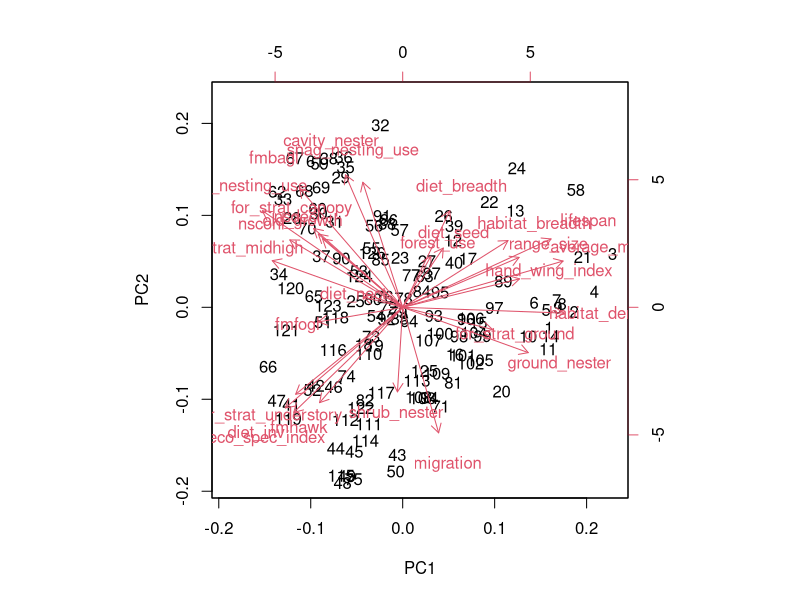
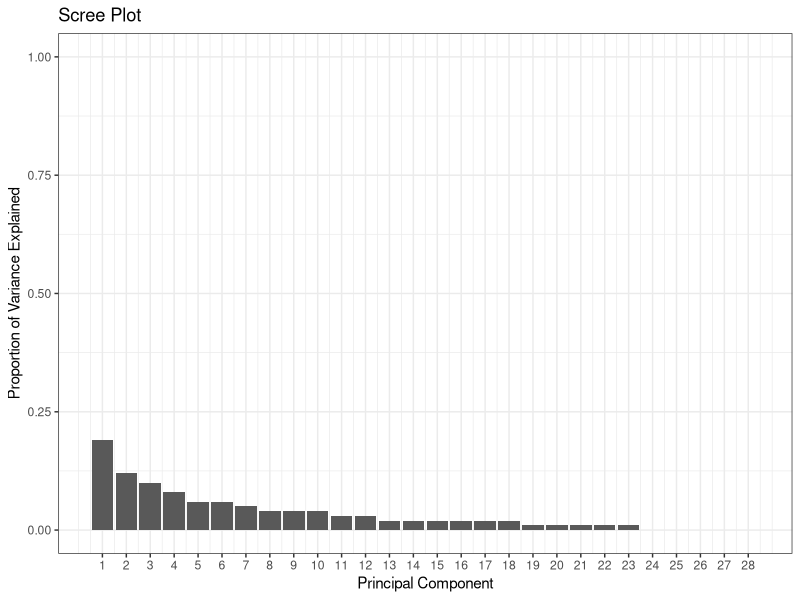
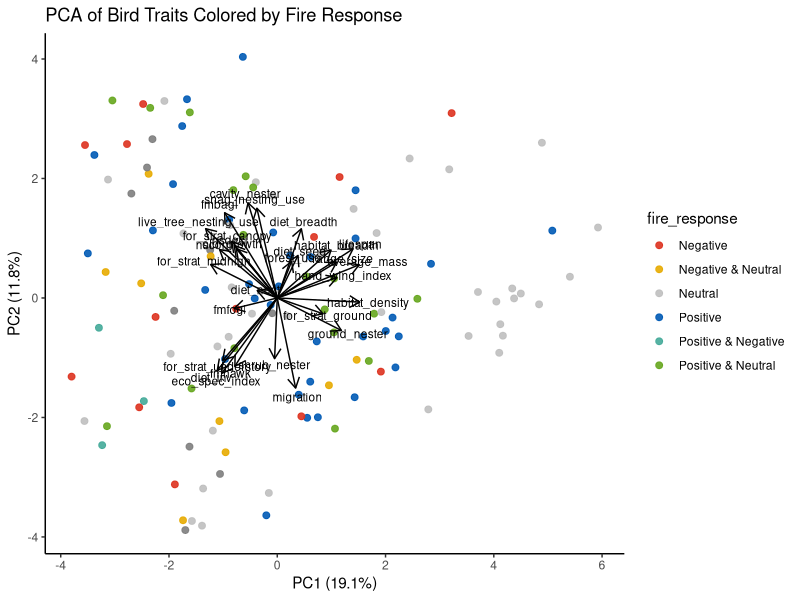
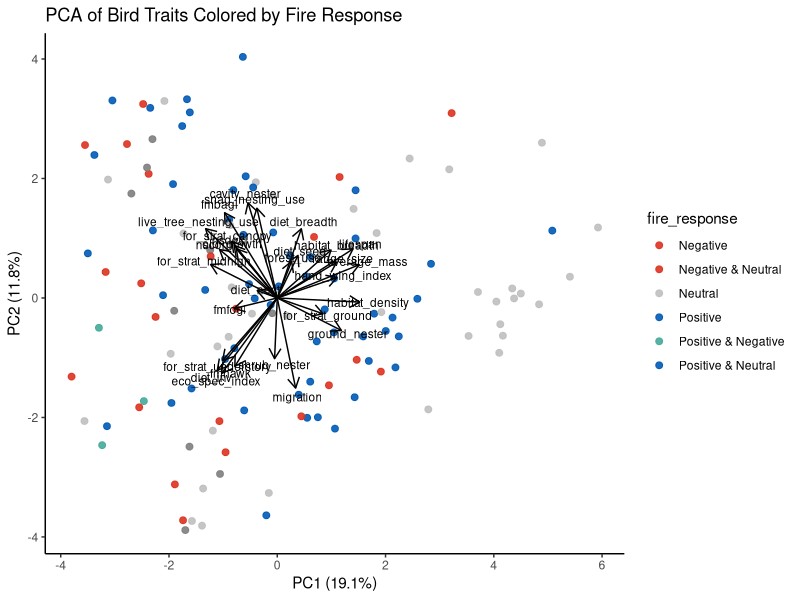
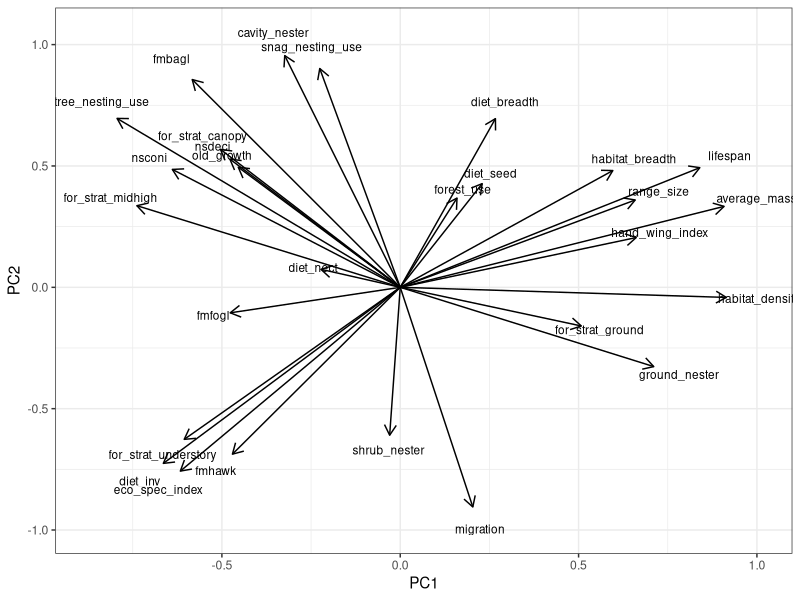
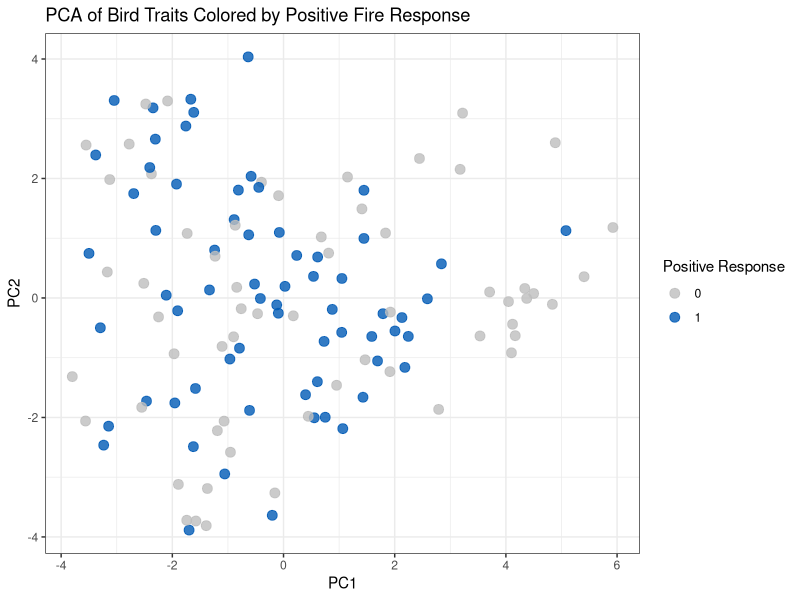
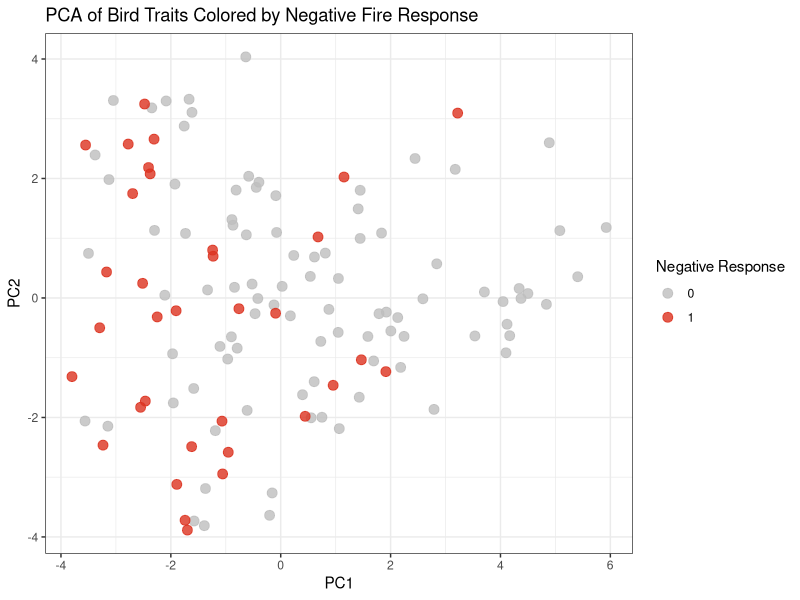
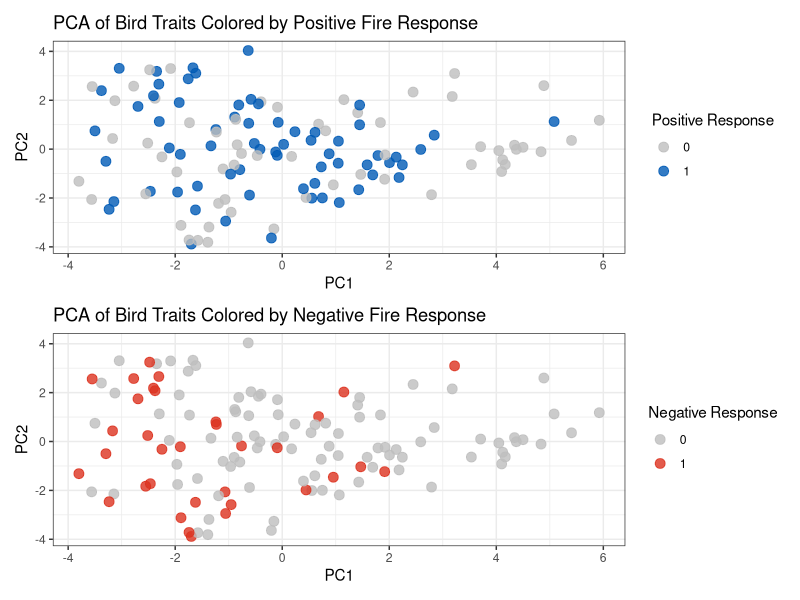

Here is the R script that generated these plots, in order:
## ---- chunk 1
library(here)
library(tidyverse)
library(patchwork)
## ---- chunk 2
traits <- read.csv(here("Data", "cleaned", "BC_bird_traits.csv"))
traits$habitat_density[traits$habitat_density == "dense"] <- 1
traits$habitat_density[traits$habitat_density == "semiopen"] <- 2
traits$habitat_density[traits$habitat_density == "open"] <- 3
traits <- traits %>% 
   mutate(cavity_nester = ifelse(nest_category == "cavity", 1, 0),
          ground_nester = ifelse(most_common_nesting_location == "ground", 1, 0),
          shrub_nester = ifelse(most_common_nesting_location == "shrub", 1, 0)) %>%
    mutate(habitat_density = as.numeric(habitat_density)) 


##
positive_short <- c("Acorn Woodpecker", "American Kestrel", "American Robin", "American Three-toed Woodpecker", "Black-backed Woodpecker", "Black-capped Chickadee", "Black-throated Gray Warbler", "Brewer's Blackbird", "Brewer's Sparrow", "Brown Creeper", "Canada Jay", "Cassin's Finch", "Cedar Waxwing", "Chestnut-sided Warbler", "Chipping Sparrow", "Connecticut Warbler", "Dark-eyed Junco", "Downy Woodpecker", "Dusky Flycatcher", "Eastern Bluebird", "Fox Sparrow", "Green-tailed Towhee", "Hairy Woodpecker", "Hermit Thrush", "Hermit Warbler", "Northern House Wren", "Lazuli Bunting", "Least Flycatcher", "Lewis's Woodpecker", "Lincoln's Sparrow", "MacGillivray's Warbler", "Mountain Bluebird", "Mountain Chickadee", "Mountain Quail", "Nashville Warbler", "Northern Flicker", "Northern Pygmy-Owl", "Olive-sided Flycatcher", "Pine Siskin", "Redpoll", "Red-breasted Nuthatch", "Red-winged Blackbird", "Rock Wren", "Rufous Hummingbird", "Savannah Sparrow", "Say's Phoebe", "Song Sparrow", "Spotted Towhee", "Steller's Jay", "Tennessee Warbler", "Townsend's Solitaire","Tree Swallow", "Turkey Vulture", "Veery", "Warbling Vireo", "Western Bluebird", "Western Screech-Owl", "Western Tanager", "Western Wood-Pewee", "White-breasted Nuthatch", "White-crowned Sparrow", "White-headed Woodpecker", "White-throated Sparrow", "Winter Wren", "Yellow-bellied Sapsucker", "Yellow-rumped Warbler")
missing_names <- positive_short[!(positive_short %in% traits$common_name)] #do all these names appear in the BC list?

negative_short <- c("Alder Flycatcher", "Barred Owl", "Black-headed Grosbeak", "Black-throated Gray Warbler", "Blue-headed Vireo", "Boreal Chickadee", "Brown Creeper", "Cassin's Vireo", "Chestnut-backed Chickadee", "Common Yellowthroat", "Dusky Flycatcher", "Golden-crowned Kinglet", "Great Horned Owl", "Hermit Thrush", "Hermit Warbler", "MacGillivray's Warbler", "Mountain Chickadee", "Nashville Warbler", "Northern Saw-whet Owl", "Northern Waterthrush", "Orange-crowned Warbler", "Ovenbird", "Pygmy Nuthatch", "Red-breasted Nuthatch", "Red-eyed Vireo", "Red-naped Sapsucker", "Ruby-crowned Kinglet", "Ruffed Grouse", "Ruby-crowned Kinglet", "Swainson's Thrush", "Swamp Sparrow", "Townsend's Warbler", "Warbling Vireo", "Western Wood-Pewee", "Yellow-rumped Warbler")
missing_names <- negative_short[!(negative_short %in% traits$common_name)] #do all these names appear in the BC list?

null_short <- c("American Goldfinch", "American Robin", "American Wigeon", "Black-capped Chickadee", "Black-headed Grosbeak", "Bufflehead", "Brown Creeper", "Brown-headed Cowbird", "Calliope Hummingbird", "Canvasback", "Cassin's Finch", "Cedar Waxwing", "Chipping Sparrow", "Clark's Nutcracker", "Common Merganser", "Common Raven", "Common Yellowthroat", "Dark-eyed Junco", "Downy Woodpecker", "Dusky Flycatcher", "Eastern Phoebe", "Evening Grosbeak", "Fox Sparrow",  "Greater Scaup", "Green-winged Teal", "Hammond's Flycatcher", "Hermit Thrush", "House Finch", "Lesser Scaup", "Lincoln's Sparrow", "MacGillivray's Warbler", "Mallard", "Marsh Wren", "Mountain Chickadee", "Mourning Dove", "Nashville Warbler", "Northern Pintail", "Northern Shoveler", "Northern Waterthrush", "Olive-sided Flycatcher", "Orange-crowned Warbler", "Pacific Wren", "Pine Grosbeak", "Pine Siskin", "Pileated Woodpecker", "Red Crossbill", "Red-breasted Merganser", "Red-breasted Nuthatch", "Red-naped Sapsucker", "Red-tailed Hawk", "Ring-necked Duck", "Rock Wren", "Ruby-crowned Kinglet", "Ruffed Grouse", "Rufous Hummingbird", "Song Sparrow", "Spotted Sandpiper", "Steller's Jay", "Surf Scoter", "Swainson's Thrush", "Townsend's Warbler", "Varied Thrush", "Violet-green Swallow", "Warbling Vireo", "Western Tanager", "White-breasted Nuthatch", "White-crowned Sparrow", "White-winged Scoter", "Willow Flycatcher", "Wilson's Warbler", "Williamson's Sapsucker", "Winter Wren", "Yellow Warbler", "Yellow-bellied Flycatcher", "Yellow-rumped Warbler")
missing_names <- null_short[!(null_short %in% traits$common_name)] #do all these names appear in the BC list?

traits$positive_short <- ifelse(traits$common_name %in% positive_short, 1, NA)
traits$negative_short <- ifelse(traits$common_name %in% negative_short, 1, NA)
traits$null_short <- ifelse(traits$common_name %in% null_short, 1, NA)


traits <- traits %>%
    filter(!if_all(c(positive_short, negative_short, null_short), is.na)) %>% 
    mutate(across(c(positive_short, negative_short, null_short), ~replace_na(.x, 0)))
## ---- chunk 3
trait.pca <- traits %>% select(common_name, where(is.numeric), -elevational_range,-positive_short, -negative_short, -null_short, -nest_tree_use, -kipps_distance, -repro_age, -clutches_per_year)

# trait_list <- trait.pca 
# trait_list <- trait_list[1, ]
# write.csv(trait_list, here("Data", "cleaned", "traits.for.pca.csv"), row.names = FALSE)


pca_result <- prcomp(trait.pca[,-1], scale = T) #scale the variables!
##
pca_result$rotation
pca_result$x

biplot(pca_result)

pca_loadings <- as.data.frame(pca_result$rotation) %>% select(1:10)

summary(pca_result)
VE <- pca_result$sdev^2
PVE <- VE / sum(VE)
PVE <- round(PVE, 2)

pve_df <- data.frame(
  PC = 1:length(PVE),
  PVE = PVE
)

(scree <- ggplot(pve_df, aes(x = PC, y = PVE)) +
  geom_col() +
  xlab("Principal Component") +
  ylab("Proportion of Variance Explained") +
  ggtitle("Scree Plot") +
  ylim(0, 1) +
    theme_bw()+
  scale_x_continuous(breaks = 1:length(PVE)))
ggsave(here("Figures", "PCA", "scree plot.short.png"), plot = scree, width = 8, height =8)


##
pca_df <- as.data.frame(pca_result$x) %>%
  bind_cols(traits %>% select(common_name, positive_short, negative_short, null_short))
pca_df <- pca_df %>%
  mutate(fire_response = case_when(
    positive_short == 1 & negative_short == 0 & null_short == 0 ~ "Positive",
    positive_short == 0 & negative_short == 1 & null_short == 0 ~ "Negative",
    positive_short == 0 & negative_short == 0 & null_short == 1 ~ "Neutral",
    positive_short == 1 & negative_short == 1 & null_short == 0 ~ "Positive & Negative",
    positive_short == 1 & null_short == 1 & negative_short == 0 ~ "Positive & Neutral",
    negative_short == 1 & null_short == 1 & positive_short == 0 ~ "Negative & Neutral",
    TRUE ~ "None"
  ))

loadings <- as.data.frame(pca_result$rotation)  # columns = PCs, rows = traits
loadings$trait <- rownames(loadings)

# Optional: scale arrows for visualization
arrow_multiplier <- 5  # adjust to make arrows visible
loadings <- loadings %>%
  mutate(PC1_arrow = PC1 * arrow_multiplier,
         PC2_arrow = PC2 * arrow_multiplier)


(f1 <- ggplot(pca_df, aes(PC1, PC2, color = fire_response)) +
  geom_point(size = 2, alpha = 0.9) +
  theme_classic() +
  labs(
    title = "PCA of Bird Traits Colored by Fire Response",
    x = paste0("PC1 (", round(summary(pca_result)$importance[2,1]*100, 1), "%)"),
    y = paste0("PC2 (", round(summary(pca_result)$importance[2,2]*100, 1), "%)")
  ) +
   geom_segment(data = loadings,
               aes(x = 0, y = 0, xend = PC1_arrow, yend = PC2_arrow),
               arrow = arrow(length = unit(0.3, "cm")),
               color = "black") +
  geom_text(data = loadings,
            aes(x = PC1_arrow * 1.1, y = PC2_arrow * 1.1, label = trait),
            color = "black", size = 3, hjust = 0.5, vjust = 0.5) +
  scale_color_manual(values = c(
    "Positive" = "#005AB5",
    "Negative" = "#DC3220",
    "Neutral" = "grey",
    "Positive & Negative" = "#44AA99",
    "Positive & Neutral" = "#66a61e",
    "Negative & Neutral" = "#e6ab02"
  )))
(f1.1 <- ggplot(pca_df, aes(PC1, PC2, color = fire_response)) +
  geom_point(size = 2, alpha = 0.9) +
  theme_classic() +
  labs(
    title = "PCA of Bird Traits Colored by Fire Response",
    x = paste0("PC1 (", round(summary(pca_result)$importance[2,1]*100, 1), "%)"),
    y = paste0("PC2 (", round(summary(pca_result)$importance[2,2]*100, 1), "%)")
  ) +
   geom_segment(data = loadings,
               aes(x = 0, y = 0, xend = PC1_arrow, yend = PC2_arrow),
               arrow = arrow(length = unit(0.3, "cm")),
               color = "black") +
  geom_text(data = loadings,
            aes(x = PC1_arrow * 1.1, y = PC2_arrow * 1.1, label = trait),
            color = "black", size = 3, hjust = 0.5, vjust = 0.5) +
  scale_color_manual(values = c(
    "Positive" = "#005AB5",
    "Negative" = "#DC3220",
    "Neutral" = "grey",
    "Positive & Negative" = "#44AA99",
    "Positive & Neutral" = "#005AB5",
    "Negative & Neutral" = "#DC3220"
  )))

# ggplot(pca_df, aes(x = PC1, y = PC2, group = common_name)) +
#       geom_point() + # Add points for individual data points
#       stat_ellipse(level = 0.95, type = "t") + # Add 95% confidence ellipses based on a t-distribution
#       labs(title = "PCA Plot with Confidence Ellipses",
#            x = "Principal Component 1",
#            y = "Principal Component 2") +
#       theme_minimal()
## ---- chunk 4
arrow_multiplier <- 3
loadings <- loadings %>%
  mutate(PC1_arrow = PC1 * arrow_multiplier,
         PC2_arrow = PC2 * arrow_multiplier)

# Plot
(f2 <- ggplot() +
  geom_segment(data = loadings,
               aes(x = 0, y = 0, xend = PC1_arrow, yend = PC2_arrow),
               arrow = arrow(length = unit(0.3, "cm")),
               color = "black") +
  geom_text(data = loadings,
            aes(x = PC1_arrow * 1.1, y = PC2_arrow * 1.1, label = trait),
            color = "black", size = 3) +
  theme_bw() +
  labs(x = "PC1", y = "PC2"))
ggsave(here("Figures", "PCA", "pca loadings.short.png"), plot = f2, width = 10, height =8)
## ---- chunk 5
pca_scores <- as.data.frame(pca_result$x)
pca_scores$common_name <- traits$common_name
pca_scores$positive <- traits$positive
pca_scores$negative <- traits$negative
pca_scores$null <- traits$null

# 3️⃣ ggplot biplot colored by positive
(f3 <- ggplot(pca_scores, aes(x = PC1, y = PC2, color = factor(positive))) +
  geom_point(size = 3, alpha = 0.8) +
  scale_color_manual(values = c("0" = "grey", "1" = "#005AB5")) +
  theme_bw() +
  labs(color = "Positive Response", x = "PC1", y = "PC2",
       title = "PCA of Bird Traits Colored by Positive Fire Response"))
(f4 <- ggplot(pca_scores, aes(x = PC1, y = PC2, color = factor(negative))) +
  geom_point(size = 3, alpha = 0.8) +
  scale_color_manual(values = c("0" = "grey", "1" = "#DC3220")) +
  theme_bw() +
  labs(color = "Negative Response", x = "PC1", y = "PC2",
       title = "PCA of Bird Traits Colored by Negative Fire Response"))

(pos.neg <- f3/f4)
ggsave(here("Figures", "PCA", "pca by response.png"), plot = pos.neg, width = 8, height =10)


##
(f5 <- ggplot(pca_scores, aes(x = PC1, y = PC2, color = factor(positive))) +
  geom_point(size = 3, alpha = 0.8) +
  scale_color_manual(values = c("0" = "grey", "1" = "#005AB5")) +
  theme_bw() +
  geom_text(aes(label = common_name), size = 3) +
  labs(color = "Positive Response", x = "PC1", y = "PC2",
       title = "PCA of Bird Traits Colored by Positive Fire Response"))
(f6 <- ggplot(pca_scores, aes(x = PC1, y = PC2, color = factor(negative))) +
  geom_point(size = 3, alpha = 0.8) +
  scale_color_manual(values = c("0" = "grey", "1" = "#DC3220")) +
    geom_text(aes(label = common_name), size = 3) +
  theme_bw() +
  labs(color = "Negative Response", x = "PC1", y = "PC2",
       title = "PCA of Bird Traits Colored by Negative Fire Response"))

(pos.neg.spp.names <- f5/f6)
ggsave(here("Figures", "PCA", "pca by response spp names.short.png"), plot = pos.neg.spp.names, width = 20, height =20, dpi = 300)

## ---- chunk 6
# Extract loadings
loadings <- as.data.frame(pca_result$rotation)

# Add trait names as a column
loadings$trait <- rownames(loadings)

loadings_long <- loadings %>%
  pivot_longer(cols = starts_with("PC"), 
               names_to = "PC", 
               values_to = "loading") %>%
  filter(PC %in% paste0("PC", 1:5))   # keep only PCs 1-5

(loadings.bar <- ggplot(loadings_long, aes(x = trait, y = loading, fill = PC)) +
  geom_col(position = "dodge") +   # side-by-side bars per PC
  coord_flip() +                   # horizontal bars
  labs(x = "Trait", y = "Loading", 
       title = "PCA Loadings per Trait") +
  theme_bw(base_size = 14) +
  scale_fill_brewer(palette = "Set2")+facet_wrap(~PC)+
    theme(legend.position = "none"))

ggsave(here("Figures", "PCA", "loadings bar plot.short.png"), plot = loadings.bar, width = 15, height =15, dpi = 300)
loadings %>%  arrange(desc(abs(PC1)))

## ---- chunk 7
bc <- traits %>% select(common_name, where(is.numeric), -elevational_range, -nest_tree_use, -kipps_distance, -repro_age, -clutches_per_year, -null_short, -negative_short, -positive_short) %>% 
  # mutate(null = NA,
  #        positive = NA,
  #        negative = NA) %>% 
  filter(if_all(1:22, ~ !is.na(.)))

#plotting all spp on this pca:
bc_scaled <- scale(bc[,-1],
                    center = (pca_result$center),
                    scale = (pca_result$scale))

bc_scores <- as.data.frame(as.matrix(bc_scaled) %*% pca_result$rotation)

## ---- chunk 8

bc_scores$common_name <- bc$common_name
pca_scores <- pca_scores %>%
  mutate(fire_response = case_when(
    positive == 1 & negative == 1 ~ "mixed",
    positive == 1 & negative == 0 ~ "positive",
    negative == 1 & positive == 0 ~ "negative",
    TRUE ~ "neutral"
  ))
centers <- data.frame(
  group = c("positive", "mixed", "negative", "neutral"),
  PC1 = c(
    mean(pca_scores$PC1[pca_scores$positive == 1 & pca_scores$negative != 1], na.rm = TRUE),
    mean(pca_scores$PC1[pca_scores$positive == 1 & pca_scores$negative == 1], na.rm = TRUE),
    mean(pca_scores$PC1[pca_scores$negative == 1 & pca_scores$positive != 1], na.rm = TRUE),
    mean(pca_scores$PC1[pca_scores$null == 1 & pca_scores$positive == 0 & pca_scores$negative == 0], na.rm = TRUE)),
  PC2 = c(
    mean(pca_scores$PC2[pca_scores$positive == 1 & pca_scores$negative != 1], na.rm = TRUE),
    mean(pca_scores$PC2[pca_scores$positive == 1 & pca_scores$negative == 1], na.rm = TRUE),
    mean(pca_scores$PC2[pca_scores$negative == 1 & pca_scores$positive != 1], na.rm = TRUE),
    mean(pca_scores$PC2[pca_scores$null == 1 & pca_scores$positive == 0 & pca_scores$negative == 0], na.rm = TRUE)
  )
)
# Basic PCA scatterplot
(all <- ggplot(bc_scores, aes(x = PC1, y = PC2)) +  # V1 and V2 are PC1 and PC2
  geom_point(size = 3, alpha = 0.7) +
  labs(x = "PC1", y = "PC2", title = "All BC Birds Plotted on PCA Axes") +
  theme_bw())
ggsave(here("Figures", "PCA", "all spp.short.png"), plot = all, width = 15, height =15, dpi = 300)


# Original PCA points
orig_df <- pca_scores
orig_df$type <- "PCA"


# New projected points
new_df <- bc_scores
new_df$common_name <- bc$common_name[complete.cases(bc)]

# Combine
plot_df <- left_join(new_df,orig_df)

# Overlay plot
(p1 <- ggplot(orig_df, aes(x = PC1, y = PC2)) +
    geom_point(data = new_df, aes( x = PC1, y = PC2), shape = 1, color = "grey", alpha = 0.85, size = 2)+
  geom_point(aes(color = factor(positive)), size = 2.5, alpha = 0.8) +
  scale_color_manual(values = c("0" = "grey50", "1" = "#005AB5")) +
  theme_bw() +
  labs(x = "PC1", y = "PC2", color = "Positive Response", shape = "Point Type"))

(n1 <- ggplot(orig_df, aes(x = PC1, y = PC2)) +
    geom_point(data = new_df, aes( x = PC1, y = PC2), shape = 1, color = "grey", alpha = 0.85, size = 2)+
  geom_point(aes(color = factor(negative)), size = 2.5, alpha = 0.8) +
  scale_color_manual(values = c("0" = "grey50", "1" = "#D55E00")) +
  theme_bw() +
  labs(x = "PC1", y = "PC2", color = "Negative Response", shape = "Point Type"))

orig_df <- orig_df %>% 
  mutate(
    mixed = rowSums(data.frame(positive, negative), na.rm = TRUE),
    mixed = ifelse(mixed == 2|mixed == 3, 1, 0))

(m1 <- ggplot(orig_df, aes(x = PC1, y = PC2)) +
    geom_point(data = new_df, aes( x = PC1, y = PC2), shape = 1, color = "grey", alpha = 0.85, size = 2)+
  geom_point(aes(color = factor(mixed)), size = 2.5, alpha = 0.8) +
  scale_color_manual(values = c("0" = "grey50", "1" = "darkmagenta")) +
  theme_bw() +
  labs(x = "PC1", y = "PC2", color = "Mixed Response", shape = "Point Type"))

(pcas <- p1/n1/m1 + plot_annotation(tag_levels = 'A')
)
ggsave(here("Figures", "PCA", "PCA_all response patchwork.short.png"), plot = pcas, width = 8, height =12, dpi = 300)


(with.mix <- ggplot(pca_scores) +
  geom_point(data = new_df, aes( x = PC1, y = PC2), shape = 1, color = "grey", alpha = 0.85, size = 2)+
  geom_point(aes(PC1, PC2), color = "grey80") +
  geom_point(data = subset(pca_scores, positive == 1),
             aes(PC1, PC2), color = "#0072B2", size = 3, alpha = 0.8) +
  geom_point(data = subset(pca_scores, negative == 1),
             aes(PC1, PC2), color = "#D55E00", size = 3, alpha = 0.8) +
  geom_point(data = subset(pca_scores, negative == 1& positive == 1),
             aes(PC1, PC2), color = "darkmagenta", size = 3, alpha = 0.8)+
  geom_point(data = centers, aes(PC1, PC2), size = 5, color = "white", shape = 16) +
  geom_point(data = centers, aes(PC1, PC2, color = group), size = 7, shape = 8) +
  scale_color_manual(values = c("darkmagenta", "#D55E00","grey80","#0072B2")) +
  theme_bw() +
  theme(legend.position="bottom")+
  labs(color = "Fire Response",
       title = ""))
ggsave(here("Figures", "PCA", "PCA_centers.short.png"), plot = with.mix, width = 8, height =8, dpi = 300)

# t.test(
#   pca_scores$PC1[pca_scores$positive == 1&pca_scores$negative != 1],
#   pca_scores$PC1[pca_scores$negative == 1&pca_scores$positive != 1]
# )
# 
# # PC2
# t.test(
#   pca_scores$PC2[pca_scores$positive == 1&pca_scores$negative != 1],
#   pca_scores$PC2[pca_scores$negative == 1&pca_scores$positive != 1]
# )

anova_pc1 <- aov(PC1 ~ fire_response, data = pca_scores)
summary(anova_pc1)

# Post-hoc (Tukey) test for pairwise comparisons
TukeyHSD(anova_pc1)

anova_pc2 <- aov(PC2~ fire_response, data = pca_scores)
summary(anova_pc2)

# Post-hoc (Tukey) test for pairwise comparisons
TukeyHSD(anova_pc2)

#p < 0.05 → The positive and negative 1’s occupy significantly different mean positions along that PC.
#p ≥ 0.05 → No significant difference.
arrow_multiplier <- 5  # adjust to make arrows visible
loadings <- loadings %>%
  mutate(PC1_arrow = PC1 * arrow_multiplier,
         PC2_arrow = PC2 * arrow_multiplier)
(f2 <- ggplot() +
  geom_segment(data = loadings,
               aes(x = 0, y = 0, xend = PC1_arrow, yend = PC2_arrow),
               arrow = arrow(length = unit(0.3, "cm")),
               color = "black") +
  geom_text(data = loadings,
            aes(x = PC1_arrow * 1.1, y = PC2_arrow * 1.1, label = trait),
            color = "black", size = 3) +
  geom_point(data = centers, aes(PC1, PC2, color = group), size = 6, shape = 8) +
  theme_bw() +
  scale_color_manual(values = c("darkmagenta", "#D55E00","grey80","#0072B2")) +
  labs(x = "PC1", y = "PC2"))

(short <- with.mix+f2
)
ggsave(here("Figures", "PCA", "PCA_end fig short.png"), plot = short, width = 18, height =8, dpi = 300)
